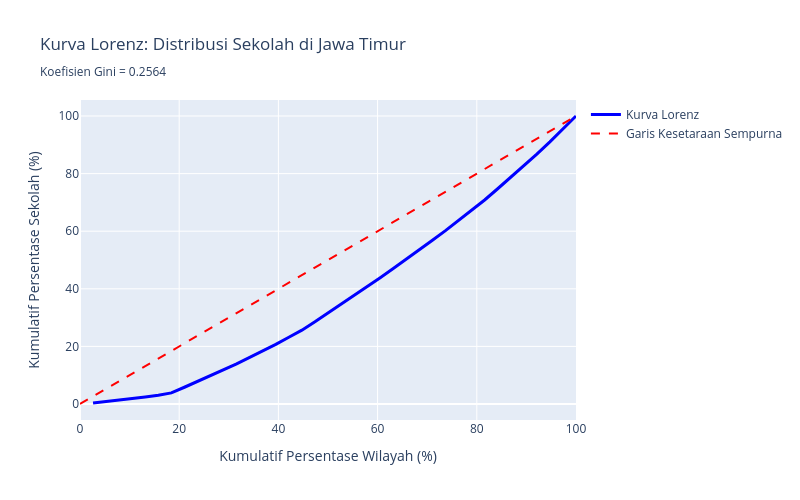

Write notebook code for a chart like this one.
### Code cell
# ANALISIS KETIMPANGAN DISTRIBUSI SEKOLAH (GINI COEFFICIENT & LORENZ CURVE)
print("\n" + "="*80)
print("[ANALISIS LANJUTAN] KETIMPANGAN DISTRIBUSI SEKOLAH")
print("="*80 + "\n")

def calculate_gini(values):
    """Calculate Gini coefficient for inequality measurement"""
    sorted_values = np.sort(values)
    n = len(values)
    cumsum = np.cumsum(sorted_values)
    return (2 * np.sum((np.arange(1, n + 1)) * sorted_values)) / (n * cumsum[-1]) - (n + 1) / n

# Calculate Gini coefficients
gini_total = calculate_gini(clean_data['Total_Sekolah'].values)
gini_kota = calculate_gini(kota_data['Total_Sekolah'].values)
gini_kab = calculate_gini(kab_data['Total_Sekolah'].values)

print(f"{'─'*80}")
print("KOEFISIEN GINI (Indeks Ketimpangan)")
print(f"{'─'*80}\n")
print(f"{'Kategori':<30} {'Gini Index':<15} {'Interpretasi':<30}")
print(f"{'─'*80}")
print(f"{'Keseluruhan Provinsi':<30} {gini_total:<15.4f} ", end="")
print(f"{'Ketimpangan Tinggi' if gini_total > 0.4 else 'Ketimpangan Sedang' if gini_total > 0.3 else 'Ketimpangan Rendah'}")
print(f"{'Wilayah Kota':<30} {gini_kota:<15.4f} ", end="")
print(f"{'Ketimpangan Tinggi' if gini_kota > 0.4 else 'Ketimpangan Sedang' if gini_kota > 0.3 else 'Ketimpangan Rendah'}")
print(f"{'Wilayah Kabupaten':<30} {gini_kab:<15.4f} ", end="")
print(f"{'Ketimpangan Tinggi' if gini_kab > 0.4 else 'Ketimpangan Sedang' if gini_kab > 0.3 else 'Ketimpangan Rendah'}")

print(f"\n{'─'*80}")
print("INTERPRETASI:")
print(f"{'─'*80}")
print(f"  • Gini = 0.00 : Distribusi sempurna (setiap wilayah memiliki jumlah sekolah sama)")
print(f"  • Gini = 1.00 : Ketimpangan maksimal (satu wilayah memiliki semua sekolah)")
print(f"  • Gini < 0.30 : Ketimpangan rendah (distribusi relatif merata)")
print(f"  • Gini 0.30-0.40 : Ketimpangan sedang (perlu perhatian)")
print(f"  • Gini > 0.40 : Ketimpangan tinggi (memerlukan intervensi kebijakan)")

# Calculate Education Access Index
print(f"\n{'─'*80}")
print("INDEKS AKSES PENDIDIKAN (Education Access Index)")
print(f"{'─'*80}\n")

# Normalize metrics to 0-100 scale
clean_data['EAI_Density'] = (clean_data['Kepadatan_Sekolah_per_km2'] - clean_data['Kepadatan_Sekolah_per_km2'].min()) / \
                             (clean_data['Kepadatan_Sekolah_per_km2'].max() - clean_data['Kepadatan_Sekolah_per_km2'].min()) * 100

clean_data['EAI_Ratio'] = (clean_data['Rasio_Sekolah_per_10k_Penduduk'] - clean_data['Rasio_Sekolah_per_10k_Penduduk'].min()) / \
                          (clean_data['Rasio_Sekolah_per_10k_Penduduk'].max() - clean_data['Rasio_Sekolah_per_10k_Penduduk'].min()) * 100

# Composite Education Access Index (weighted average)
clean_data['Education_Access_Index'] = (0.6 * clean_data['EAI_Ratio'] + 0.4 * clean_data['EAI_Density'])

# Classify access levels
def classify_access(eai):
    if eai >= 75:
        return "Sangat Baik"
    elif eai >= 50:
        return "Baik"
    elif eai >= 25:
        return "Cukup"
    else:
        return "Kurang"

clean_data['Kategori_Akses'] = clean_data['Education_Access_Index'].apply(classify_access)

# Summary by category
access_summary = clean_data['Kategori_Akses'].value_counts().sort_index()
print(f"Distribusi Wilayah Berdasarkan Kategori Akses Pendidikan:\n")
for category, count in access_summary.items():
    pct = (count / len(clean_data)) * 100
    print(f"  {category:<15} : {count:>3} wilayah ({pct:>5.1f}%)")

# Top and bottom by EAI
print(f"\n{'─'*80}")
print("TOP 10 WILAYAH: Indeks Akses Pendidikan Tertinggi")
print(f"{'─'*80}")
top_eai = clean_data.nlargest(10, 'Education_Access_Index')[['Wilayah', 'Education_Access_Index', 'Kategori_Akses']]
for idx, row in top_eai.iterrows():
    print(f"  {row['Wilayah']:<35} : {row['Education_Access_Index']:>6.2f} ({row['Kategori_Akses']})")

print(f"\n{'─'*80}")
print("BOTTOM 10 WILAYAH: Indeks Akses Pendidikan Terendah (Perlu Prioritas)")
print(f"{'─'*80}")
bottom_eai = clean_data.nsmallest(10, 'Education_Access_Index')[['Wilayah', 'Education_Access_Index', 'Kategori_Akses']]
for idx, row in bottom_eai.iterrows():
    print(f"  {row['Wilayah']:<35} : {row['Education_Access_Index']:>6.2f} ({row['Kategori_Akses']})")

# Create Lorenz Curve visualization
fig = go.Figure()

# Calculate Lorenz curve data
sorted_schools = np.sort(clean_data['Total_Sekolah'].values)
cumsum_schools = np.cumsum(sorted_schools)
lorenz_schools = cumsum_schools / cumsum_schools[-1]
lorenz_pop = np.arange(1, len(sorted_schools) + 1) / len(sorted_schools)

# Add Lorenz curve
fig.add_trace(go.Scatter(
    x=lorenz_pop * 100,
    y=lorenz_schools * 100,
    mode='lines',
    name='Kurva Lorenz',
    line=dict(color='blue', width=3)
))

# Add equality line
fig.add_trace(go.Scatter(
    x=[0, 100],
    y=[0, 100],
    mode='lines',
    name='Garis Kesetaraan Sempurna',
    line=dict(color='red', dash='dash', width=2)
))

fig.update_layout(
    title=f'Kurva Lorenz: Distribusi Sekolah di Jawa Timur<br><sub>Koefisien Gini = {gini_total:.4f}</sub>',
    xaxis_title='Kumulatif Persentase Wilayah (%)',
    yaxis_title='Kumulatif Persentase Sekolah (%)',
    height=500,
    width=800,
    showlegend=True,
    hovermode='x unified'
)

fig.show()

print(f"\n✓ Visualisasi Kurva Lorenz berhasil ditampilkan")

### Figure 1 — Plotly figure (JSON) as saved in the notebook; plotly's stock layout.template omitted (floating-point values rounded to 4 significant figures)
{"data": [{"line": {"color": "blue", "width": 3}, "mode": "lines", "name": "Kurva Lorenz", "type": "scatter", "x": [2.632, 5.263, 7.895, 10.53, 13.16, 15.79, 18.42, 21.05, 23.68, 26.32, 28.95, 31.58, 34.21, 36.84, 39.47, 42.11, 44.74, 47.37, 50, 52.63, 55.26, 57.89, 60.53, 63.16, 65.79, 68.42, 71.05, 73.68, 76.32, 78.95, 81.58, 84.21, 86.84, 89.47, 92.11, 94.74, 97.37, 100], "y": [0.3826, 0.8424, 1.338, 1.877, 2.442, 3.054, 3.846, 5.816, 7.796, 9.819, 11.87, 13.94, 16.17, 18.4, 20.7, 23.17, 25.64, 28.56, 31.58, 34.6, 37.64, 40.7, 43.87, 47.04, 50.24, 53.52, 56.85, 60.2, 63.64, 67.2, 70.84, 74.74, 78.65, 82.68, 86.77, 91.01, 95.35, 100]}, {"line": {"color": "red", "dash": "dash", "width": 2}, "mode": "lines", "name": "Garis Kesetaraan Sempurna", "type": "scatter", "x": [0, 100], "y": [0, 100]}], "layout": {"height": 500, "hovermode": "x unified", "showlegend": true, "title": {"text": "Kurva Lorenz: Distribusi Sekolah di Jawa Timur<br><sub>Koefisien Gini = 0.2564</sub>"}, "width": 800, "xaxis": {"title": {"text": "Kumulatif Persentase Wilayah (%)"}}, "yaxis": {"title": {"text": "Kumulatif Persentase Sekolah (%)"}}}}
